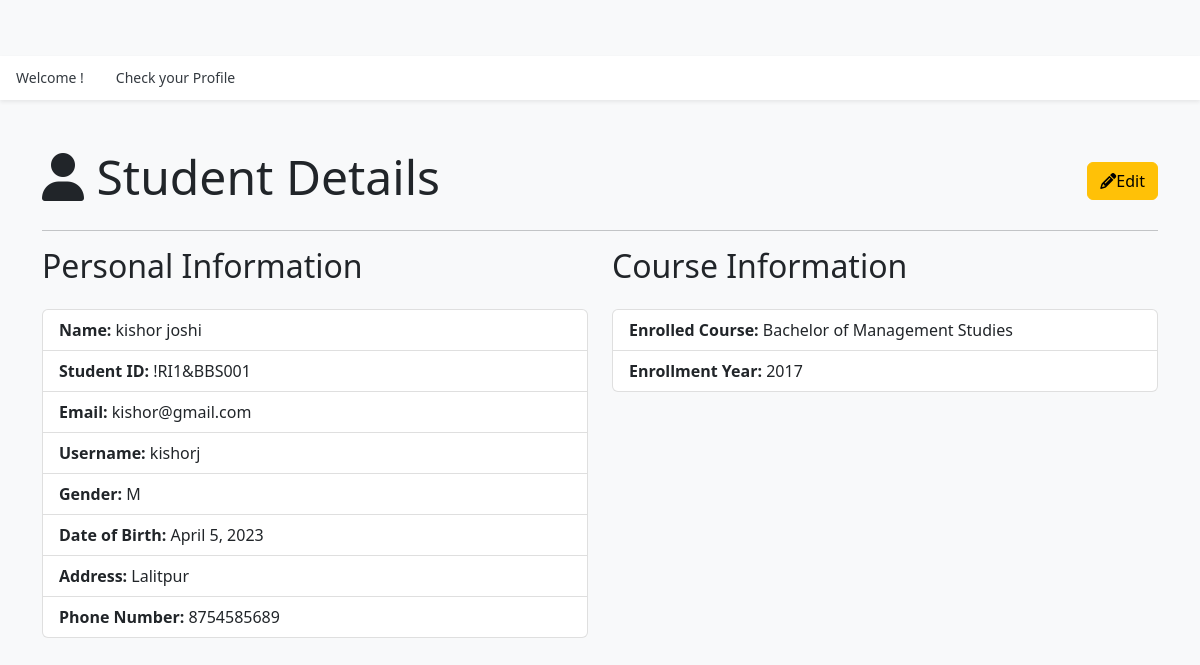
The page /hod/student/view/2/ (signed in) on the database as committed earlier.
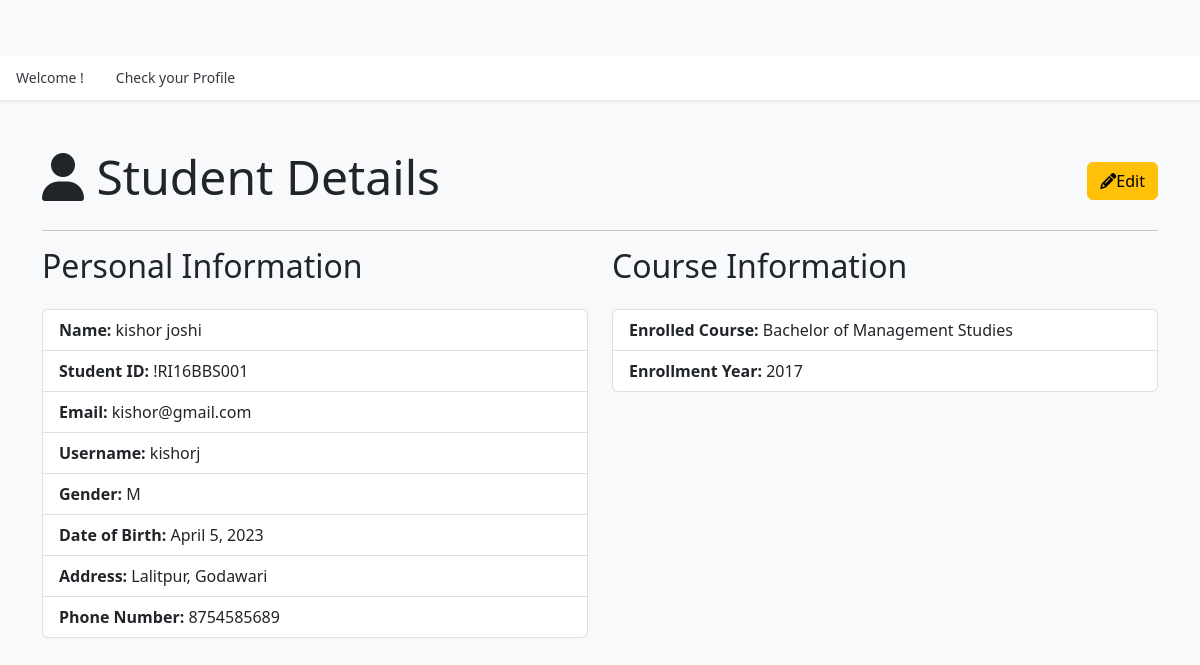
The same page on the database as committed later.
### app_hod/models.py (models this page shows, shortened)
class Student(models.Model):
    user = models.OneToOneField(UserProfile, on_delete=models.CASCADE)
    student_id = models.CharField(max_length=20, unique=True)
    gender = models.CharField(max_length=1, choices=[('M', 'Male'), ('F', 'Female')])
    dob = models.DateField()
    address = models.TextField()
    phone_number = models.CharField(max_length=20)
    course = models.ForeignKey(Course,on_delete=models.DO_NOTHING)
    enrollment_year = models.CharField(max_length=100, default=None)
    created_at = models.DateTimeField(auto_now_add=True)
    updated_at = models.DateTimeField(auto_now=True)

class Course(models.Model):
    name = models.CharField(max_length=100)
    created_at = models.DateTimeField(auto_now_add=True)
    updated_at = models.DateTimeField(auto_now=True)
    def __str__(self):
        return self.name

### authentication/models.py (models this page shows, shortened)
class UserProfile(models.Model):
    user = models.OneToOneField(User, on_delete=models.CASCADE)
    usertype = models.CharField(max_length=50)

### app_hod/views.py (the view)
# urls.py: path('student/view/<int:id>/', views.student_view, name='view-student'),
@login_required(login_url='/login/')
def student_view(request, id):
    student = Student.objects.get(id=id)
    context = {"data": student}
    return render(request, 'hod/student_view.html', context)

### templates/hod/student_view.html (shortened to what this page needs)
{% extends "layouts/master.html" %}
{% block content %}
<div class="container my-5">
    <div class="d-flex justify-content-between align-items-center">
        <h1 class="display-5 mb-2"><i class="fas fa-user"></i> Student Details</h1>
        <a href="{% url 'edit-student' data.id %}" class="btn btn-warning"><i class="fas fa-pencil-alt"></i>Edit</a>
    </div>
    <hr>
    <div class="row">
        <div class="col-md-6">
            <h2 class="mb-4">Personal Information</h2>
            <ul class="list-group">
                <li class="list-group-item"><strong>Name:</strong> {{ data.user.user.first_name }} {{ data.user.user.last_name }}</li>
                <li class="list-group-item"><strong>Student ID:</strong> {{ data.student_id }}</li>
                <li class="list-group-item"><strong>Email:</strong> {{ data.user.user.email }}</li>
                <li class="list-group-item"><strong>Username:</strong> {{ data.user.user.username }}</li>
                <li class="list-group-item"><strong>Gender:</strong> {{ data.gender }}</li>
                <li class="list-group-item"><strong>Date of Birth:</strong> {{ data.dob }}</li>
                <li class="list-group-item"><strong>Address:</strong> {{ data.address }}</li>
                <li class="list-group-item"><strong>Phone Number:</strong> {{ data.phone_number }}</li>
            </ul>
        </div>
        <div class="col-md-6">
            <h2 class="mb-4">Course Information</h2>
            <ul class="list-group">
                <li class="list-group-item"><strong>Enrolled Course:</strong> {{ data.course }}</li>
                <li class="list-group-item"><strong>Enrollment Year:</strong> {{ data.enrollment_year }}</li>
            </ul>
        </div>
    </div>
</div>
{% endblock content %}

Rows that differ between the two databases and show on the page:
changed Student "kishor": student_id "!RI1&BBS001" → "!RI16BBS001"; address "Lalitpur" → "Lalitpur, Godawari"
